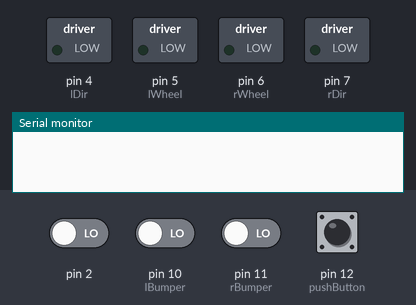
Simulated run of this sketch. Board: Arduino Uno, built with avr-gcc and run on an emulated ATmega328P. On the bench: switched loads named in the sketch (green lamp = pin HIGH), the last lines printed to the serial monitor. The test bench sets the inputs (shaded band); at power-on: pin 2, pin 10 (lBumper), pin 11 (rBumper), pin 12 (pushButton) LOW. EEPROM starts erased.

Above: at 0.8 s.
0.9 s: pin 12 (pushButton) pulled HIGH for 0.15 s
At 2.6 s:
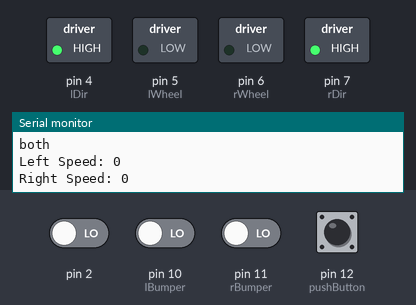
3.4 s: pin 10 (lBumper) driven HIGH
At 3.8 s:
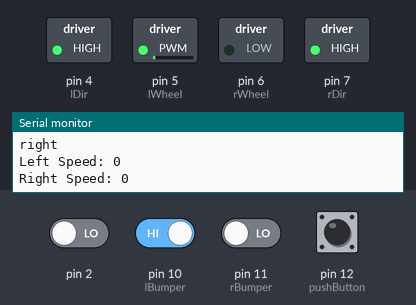
6.4 s: pin 10 (lBumper) driven LOW and pin 11 (rBumper) driven HIGH
At 6.8 s:
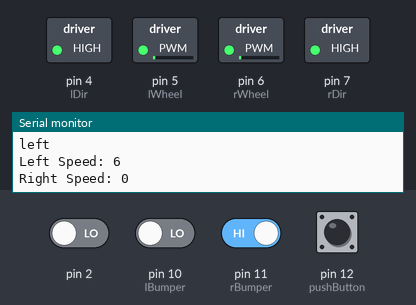
9.4 s: pin 11 (rBumper) driven LOW
11.4 s: pin 10 (lBumper) driven HIGH
At 11.8 s:
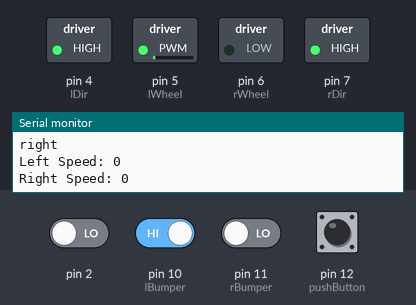
14.4 s: pin 10 (lBumper) driven LOW
Timing chart, 0 to 17.4 s (numbered marks = the images above; inputs shaded):
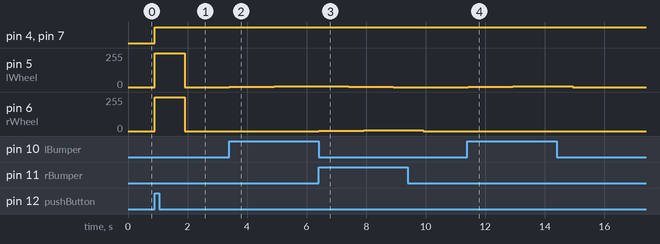

The sketch:

Module_7_Task_2.ino
```cpp
#include <EEPROM.h>
byte left_speed=EEPROM.read(0);
byte right_speed=EEPROM.read(1);
int pushButton = 12;
int rBumper = 11;
int lBumper = 10;
int rWheel = 6;
int rDir = 7; //direction
int lWheel = 5;
int lDir = 4; //direction
volatile int LCounter = 0;
int alpha = 1;

void setup() {
  // put your setup code here, to run once:

   EEPROM.write(0, 100);
  EEPROM.write(1, 100);
  Serial.begin(9600);
  pinMode(pushButton, INPUT);
  WaitButton();
  pinMode(lBumper, INPUT);
  pinMode(rBumper, INPUT);
  pinMode(rDir, OUTPUT);
  pinMode(lDir, OUTPUT);
  interrupts();
  attachInterrupt(0, leftCounter, CHANGE);
}

void loop()
{
  //Serial.println("hello");
  Forward();
  AdjustSpeeds();
}

void AdjustSpeeds()
{
  //Serial.print(digitalRead(rBumper));
  //Serial.println(digitalRead(lBumper));
  if (!digitalRead(rBumper) || !digitalRead(lBumper))
  {
   delay(500);
  }
  //left bumper only
  if (digitalRead(rBumper) && !digitalRead(lBumper))
  {
    Serial.println("--------------------");
    Serial.println("left");
    Serial.print("Left Speed: ");
    Serial.println(left_speed);
    Serial.print("Right Speed: ");
    Serial.println(right_speed);
    if(left_speed != 0)
    {
    left_speed = left_speed - alpha;
    }
    if(right_speed != 255)
    {
    right_speed = right_speed + alpha;
    }
  }
  //right bumper only
  else if (!digitalRead(rBumper) && digitalRead(lBumper))
  {
    Serial.println("--------------------");
    Serial.println("right");
    Serial.print("Left Speed: ");
    Serial.println(left_speed);
    Serial.print("Right Speed: ");
    Serial.println(right_speed);
    if(left_speed != 255)
    {
    left_speed = left_speed + alpha;
    }
    if(right_speed != 0)
    {
    right_speed = right_speed - alpha;
    }
  }
  else if (!digitalRead(rBumper) && !digitalRead(lBumper))
  {
    Serial.println("--------------------");
    Serial.println("both");
    Serial.print("Left Speed: ");
    Serial.println(left_speed);
    Serial.print("Right Speed: ");
    Serial.println(right_speed);
    EEPROM.write(0, left_speed);
    EEPROM.write(1, right_speed);
    right_speed = left_speed = 0;
    delay(500);
  }

}

void Forward()
{
  digitalWrite(rDir, HIGH);
  digitalWrite(lDir, HIGH);
  analogWrite(rWheel, right_speed);
  analogWrite(lWheel, left_speed);
}

void WaitButton()
{
  while (digitalRead(pushButton) == HIGH) {}
  while (digitalRead(pushButton) == LOW) {}
}

void Backward()
{
  digitalWrite(rDir, LOW);
  digitalWrite(lDir, LOW);
  LCounter = 0;
  analogWrite(rWheel, right_speed);
  analogWrite(lWheel, left_speed);
  while (LCounter <= 32)
  {
    Serial.println(LCounter);
  }
  analogWrite(rWheel, 0);
  analogWrite(lWheel, 0);
}

void leftCounter()
{
  LCounter++;
}
```

Measured:
- after the input at 0.9 s, pin 4 (lDir), pin 7 (rDir): LOW → HIGH at once; pin 5 (lWheel), pin 6 (rWheel): 0/255 → 255/255 at once, → 0/255 1.0 s later
- after the input at 3.4 s, pin 5 (lWheel): moves from 0/255 to 6/255 over 2.5 s, starting at once
- after the input at 6.4 s, pin 6 (rWheel): moves from 0/255 to 6/255 over 2.5 s, starting at once
- after the input at 11.4 s, pin 5 (lWheel): moves from 0/255 to 6/255 over 2.5 s, starting at once
